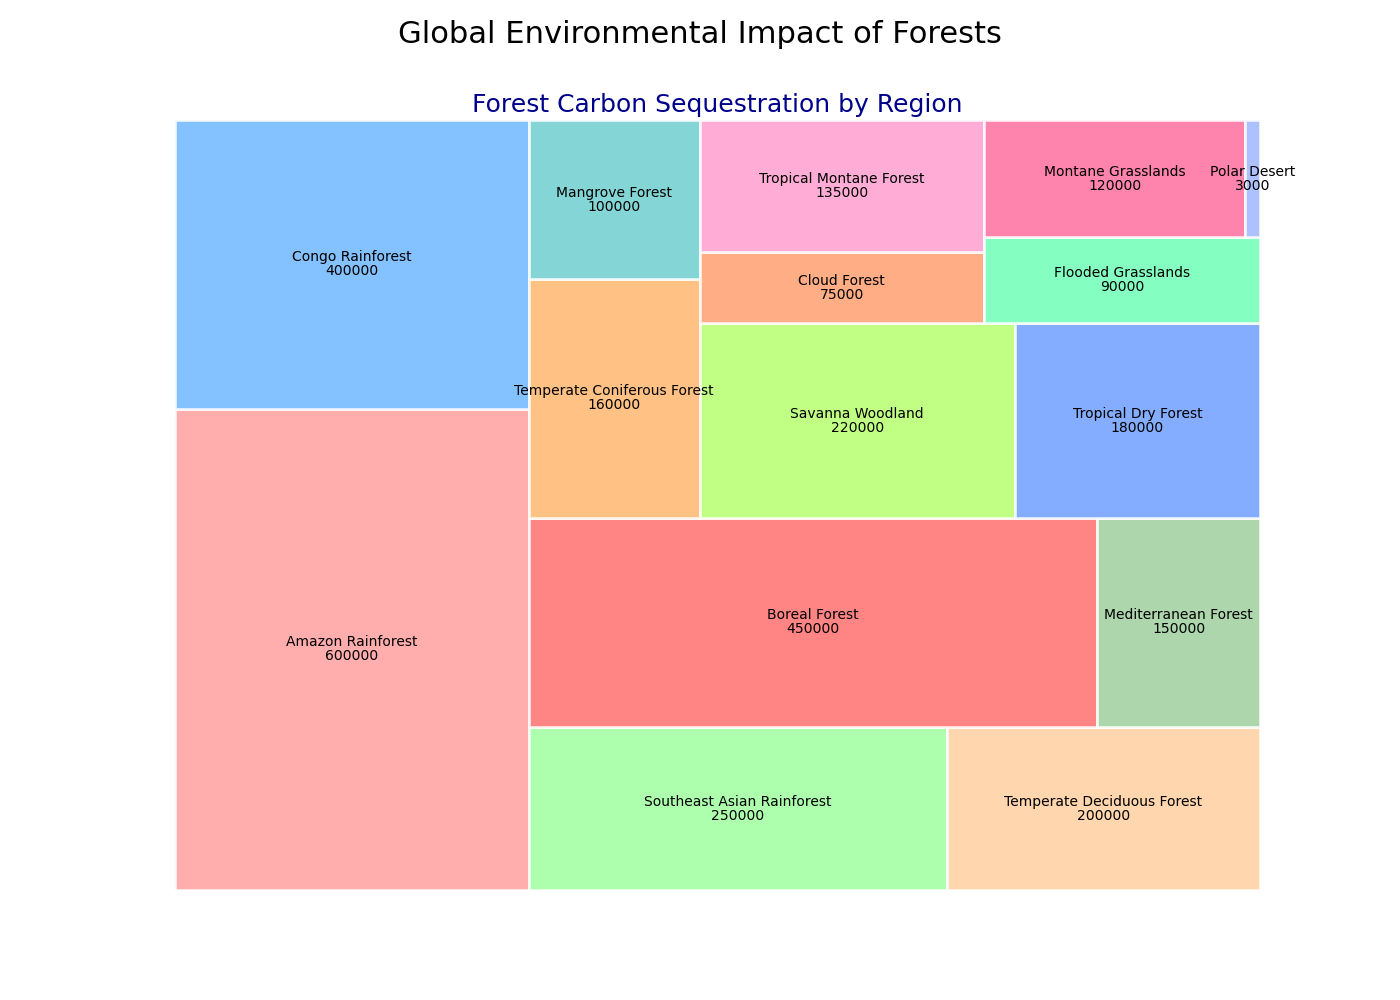

Source code (Python):

import matplotlib.pyplot as plt
import squarify

# Data points
regions = [
    'Amazon Rainforest', 'Congo Rainforest', 'Southeast Asian Rainforest', 
    'Temperate Deciduous Forest', 'Boreal Forest', 'Mediterranean Forest', 
    'Temperate Coniferous Forest', 'Mangrove Forest', 'Savanna Woodland', 
    'Tropical Dry Forest', 'Cloud Forest', 'Tropical Montane Forest', 
    'Flooded Grasslands', 'Montane Grasslands', 'Polar Desert'
]
number_of_trees = [
    50000, 30000, 20000, 15000, 35000, 10000, 12000, 8000, 
    18000, 14000, 6000, 11000, 7000, 9000, 500
]
carbon_sequestration = [
    600000, 400000, 250000, 200000, 450000, 150000, 160000, 100000, 
    220000, 180000, 75000, 135000, 90000, 120000, 3000
]

# Color scheme using specific color codes
colors = [
    '#FF9999', '#66B2FF', '#99FF99', '#FFCC99', '#FF6666',
    '#99CC99', '#FFB366', '#66CCCC', '#B2FF66', '#6699FF',
    '#FF9966', '#FF99CC', '#66FFB2', '#FF6699', '#99B2FF'
]

# Create a figure with altered width and height
fig, ax = plt.subplots(figsize=(14, 10))

# Creating a treemap
squarify.plot(sizes=number_of_trees, label=regions, color=colors, alpha=0.8, value=carbon_sequestration, edgecolor='white', linewidth=2)

# Chart title and subtitle
plt.title('Forest Carbon Sequestration by Region', fontsize=18, color='darkblue')
plt.suptitle('Global Environmental Impact of Forests', fontsize=22)

# Remove the axes
plt.axis('off')

# Show plot
plt.show()
